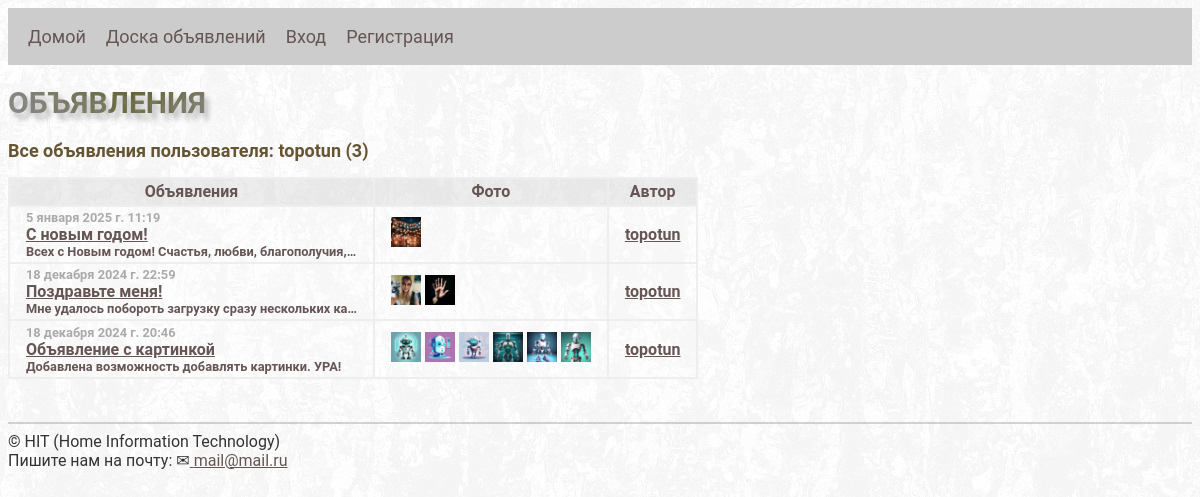
Page /board/4/ on the committed database.
### board/models.py (models this page shows, shortened)
class UserStat(models.Model):
    user = models.OneToOneField(settings.AUTH_USER_MODEL, on_delete=models.CASCADE)
    advertisement_count = models.IntegerField(default=0)
    like_count = models.IntegerField(default=0)
    dislike_count = models.IntegerField(default=0)
    comment_count = models.IntegerField(default=0)
    class Meta:
        verbose_name = 'Статистика'
        verbose_name_plural = 'Статистика'

class Advertisement(models.Model):
    title = models.CharField(max_length=255)
    content = models.TextField()
    author = models.ForeignKey(User, on_delete=models.CASCADE)
    created_at = models.DateTimeField(auto_now_add=True)
    like_count = models.IntegerField(default=0)
    dislike_count = models.IntegerField(default=0)
    image = models.ImageField(upload_to=user_directory_path, null=True, blank=True)
    class Meta:
        verbose_name = 'Объявления'
        verbose_name_plural = 'Объявления'

class Image(models.Model):
    advertisement = models.ForeignKey(Advertisement, related_name='images', on_delete=models.CASCADE)
    user = models.ForeignKey(User, on_delete=models.CASCADE)
    image = models.ImageField(upload_to=user_directory_path)
    class Meta:
        verbose_name = 'Изображения'
        verbose_name_plural = 'Изображения'

### board/views.py (the view)
# urls.py: path('', views.advertisement_list, name='advertisement_list'),
def advertisement_list(request: HttpRequest, pk: int | None = None) -> HttpResponseRedirect:
    context = {}
    if pk:
        advertisements = Advertisement.objects.filter(author=pk).order_by('-id')
        user_stat_ = UserStat.objects.filter(user=pk)
        context = {'user_show': User.objects.get(id=pk)}
        if user_stat_:
            context['user_stat'] = user_stat_.first()
    else:
        advertisements = Advertisement.objects.all().order_by('-id')
    page_count = read_pade_count(request)
    paginator = Paginator(advertisements, page_count)
    page_num = request.GET.get('page')
    page_obj = paginator.get_page(page_num)
    images = []
    for adv in range(len(page_obj)):
        images.append(Image.objects.filter(advertisement=page_obj[adv].id))
    context = {**context, 'advertisements': zip(page_obj, images), 'advertisements_feeds': page_obj}
    return render(request, 'board/advertisement_list.html', context)

### board/user_preferences.py (called while the page is built)
def pref(request: HttpRequest):
    if request.user.is_authenticated:
        _preferences = Preferences.objects.filter(user=request.user).last()
        if request.GET.get('day') == 'theme':
            if not _preferences or _preferences.theme is None:
                Preferences.objects.create(user=request.user, theme='dark')
            elif _preferences.theme == 'light':
                _preferences.theme = 'dark'
                _preferences.save()
            else:
                _preferences.theme = 'light'
                _preferences.save()
            _preferences = Preferences.objects.filter(user=request.user).last()
    else:
        _preferences = None
    return {
        'user_pref': _preferences,
    }

### board/utilite.py (called while the page is built)
def read_pade_count(request: HttpRequest) -> int:
    cnt = request.GET.get('cnt')
    if not request.user.is_authenticated:
        cnt = settings.PAGE_DEFAULT
    elif cnt is None or int(cnt) == 0:
        try:
            cnt = Preferences.objects.get(user=request.user).page_num
        except:
            cnt = settings.PAGE_DEFAULT
            Preferences.objects.create(user=request.user, page_num=cnt)
    else:
        try:
            Preferences.objects.filter(user=request.user).update(page_num=cnt)
        except Exception as er:
            logging.error(f'Ошибка: {er}')
    return cnt

### board/templates/board/advertisement_list.html (shortened to what this page needs)
{% extends 'base.html' %}
{% block content %}
<h1>Объявления</h1>
{% if user_show %} <h2>Все объявления пользователя: {{ user_show }} ({{ user_stat.advertisement_count }})</h2>
{% endif %}
<table>
  <thead>
    <tr>
      <th>Объявления</th>
      <th>Фото</th>
      <th>Автор</th>
    </tr>
  </thead>
  {% for advertisement, images in advertisements %}
    <tr class="align_left">
      <th>
        <div class="date_font small_font">{{ advertisement.created_at }}</div>
        <a href="{% url 'board:advertisement_detail' pk=advertisement.pk %}">{{ advertisement.title }}</a>
        <div class="small_font">{{ advertisement.content|truncatechars:50 }}</div>
      </th>
      <th>
        {% if advertisement.image %}
          <a class="a_img" href="{{ advertisement.image.url }}" target="_blank">
            <img src="{{ advertisement.image.url }}" style="height: 30px;">
          </a>
        {% endif %}
        {% if images %}
          {% for img in images %}
            <a class="a_img" href="{{ img.image.url }}" target="_blank">
              <img src="{{ img.image.url }}" style="height: 30px;">
            </a>
          {% endfor %}
        {% endif %}
      </th>
      <th>
        <a href="{% url 'board:advertisement_list' pk=advertisement.author.id %}">
          {{ advertisement.author.username }}
        </a>
      </th>
    </tr>
  {% endfor %}
</table>
{% endblock %}

### static/board_project/style-day.css (style rules this page uses)
body { background-color: #ffffff; font-family: 'Roboto', sans-serif; color: #333; background: url("day_fon.jpg"); background-attachment: fixed; }
a:link { color: #655; }
.a_img { text-decoration: none; border: none; }
.align_left { text-align: left; }
.date_font { color: #aaa; font-family: 'Roboto', sans-serif; }
.small_font { font-size: 0.8em; font-family: 'Roboto', sans-serif; }
thead, tfoot { background-color: rgb(200, 200, 200, 0.3); }
table { border: 1px solid #eee; border-collapse: separate; border-spacing: 0px; color: #655; }
tr, th, td { border: 1px solid #eee; padding: 0.2em 1em; }
h1 { text-align: left; font-family: 'Roboto', sans-serif; text-transform: uppercase; text-shadow: 2px 2px 4px rgba(150, 150, 150, 0.1), 3px 4px 4px rgba(150, 150, 150, 0.15), 4px 6px 4px rgba(150, 150, 150, 0.2), 5px 8px 4px rgba(150, 150, 150, 0.25); background-image: linear-gradient(to right ,#888, #663, #888); font-size: 30px; background-size: 250px; background-repeat: repeat; color: transparent; -webkit-background-clip: text; background-clip: text; }
h2 { text-align: left; font-family: 'Roboto', sans-serif; font-size: 18px; color: #653; }

### rows in the picture
UserStat: advertisement_count "3"
Advertisement: created_at "5 января 2025 г. 11:19", title "С новым годом!", content "Всех с Новым годом! Счастья, любви, благополучия,…", author.username "topotun"
Image: image (picture)
Advertisement: created_at "18 декабря 2024 г. 22:59", title "Поздравьте меня!", content "Мне удалось побороть загрузку сразу нескольких ка…", author.username "topotun"
Image: image (picture)
Image: image (picture)
Advertisement: created_at "18 декабря 2024 г. 20:46", title "Объявление с картинкой", content "Добавлена возможность добавлять картинки. УРА!", image (picture), author.username "topotun"
Image: image (picture)
Image: image (picture)
Image: image (picture)
Image: image (picture)
Image: image (picture)

### other values in the picture
{{ user_show }} "topotun"
